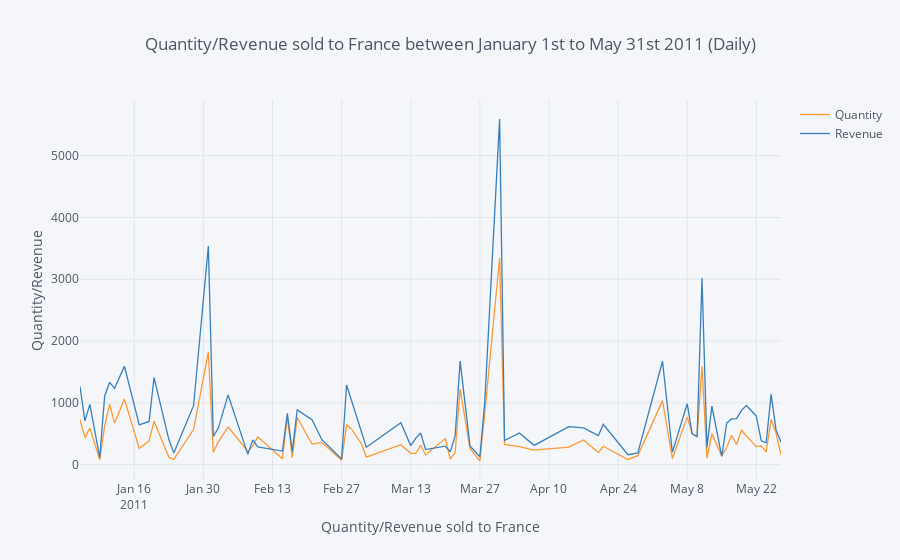

Notebook source saved alongside this figure:
### Code cell
data2.groupby(pd.DatetimeIndex(data2['InvoiceDate']).normalize()).sum()[['Quantity','Revenue']].iplot(kind = 'line', xTitle = 'Quantity/Revenue sold to France',yTitle = 'Quantity/Revenue', title = 'Quantity/Revenue sold to France between January 1st to May 31st 2011 (Daily)')
